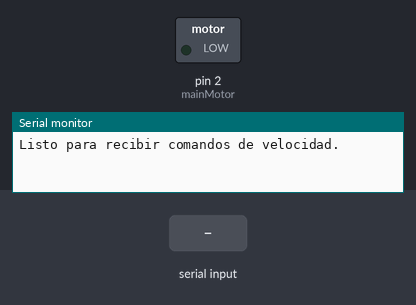
A sketch run on a simulated Arduino Uno, built with avr-gcc and run on an emulated ATmega328P. On the bench: switched loads named in the sketch (green lamp = pin HIGH), the last lines printed to the serial monitor. The inputs (shaded band) are chosen by the test bench.

Above: at 0.01 s.
At 1.23 s:
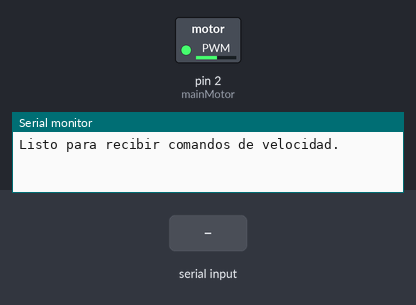
1.3 s: "0\n" received over Serial
At 3.3 s:
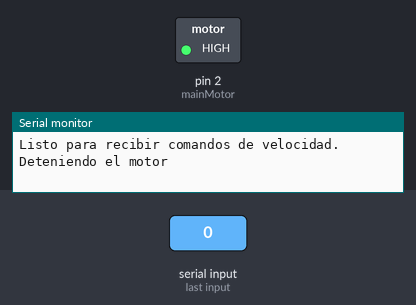
4.3 s: "90,45\n" received over Serial
Timing chart, 0 to 7.3 s (numbered marks = the images above; inputs shaded):
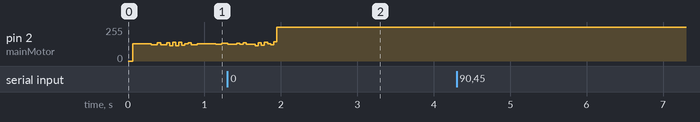

The sketch:

motor_ramp.ino
```cpp
int targetVel = 300; // Velocidad objetivo
int mainMotor = 2; // Pin para la señal de pulso
unsigned long previousMainMotorTime = 0;
unsigned long mainMotorInterval = 5000; // Intervalo para el motor (us)
unsigned long previousRampTime = 0; // Tiempo anterior para la rampa
 unsigned long rampInterval = 10; // Intervalo para actualizar la rampa (ms)
bool motorState = false; // toogle para el motor
bool isMoving = true;
bool isStopping = false;
int velMin = 300;
int velMax = 1400;


void setup() {
  pinMode(mainMotor, OUTPUT);
  Serial.begin(9600);
  Serial.println("Listo para recibir comandos de velocidad.");
}

void loop() {
  handleSerialInput(); // Manejar entrada serial
  updateSpeedRamp();   // Ajustar la velocidad suavemente
  moveMainMotor();     // Control del motor
}

void moveMainMotor() {
  if(isMoving == true) {
  unsigned long currentTime = micros();
  if (currentTime - previousMainMotorTime >= mainMotorInterval) {
    previousMainMotorTime = currentTime;
    motorState = !motorState; // Alterna el estado del motor
    digitalWrite(mainMotor, motorState ? HIGH : LOW);
  }
  }
}

void handleSerialInput() {
  if (Serial.available()) {
    String input = Serial.readStringUntil('\n'); // Leer entrada serial
    int newTargetVel = input.toInt();           // Convertir a entero
    if (newTargetVel > velMin && newTargetVel <velMax   ) {
      isMoving = true;
      rampInterval = 25;
      targetVel = newTargetVel;                 // Actualizar velocidad objetivo
      Serial.print("Velocidad objetivo: ");
      Serial.println(targetVel);
    } else if(newTargetVel==0){
      Serial.println("Deteniendo el motor");
      targetVel = 150;
      isStopping = true;
      rampInterval = 2;
      } else {
      Serial.println("Entrada no válida.");
    }
  }
}

void updateSpeedRamp() {
  unsigned long currentTime = millis();
  if (currentTime - previousRampTime >= rampInterval) {
    previousRampTime = currentTime;

    // Convertir velocidad objetivo a intervalo deseado
    unsigned long targetInterval = 1000000 / targetVel;

    // Ajustar suavemente hacia el intervalo objetivo
    if (mainMotorInterval > targetInterval) {
      mainMotorInterval -= 10; // Reducir el intervalo (acelera)
      if (mainMotorInterval < targetInterval) {
        mainMotorInterval = targetInterval; // Evitar sobrepasar

      }
    } else if (mainMotorInterval < targetInterval) {
      mainMotorInterval += 10; // Aumentar el intervalo (desacelera)
      if (mainMotorInterval > targetInterval) {
        mainMotorInterval = targetInterval; // Evitar sobrepasar
        if(isStopping){
          isStopping = false;
          isMoving = false;
          }
      }
    }
  }
}
```
